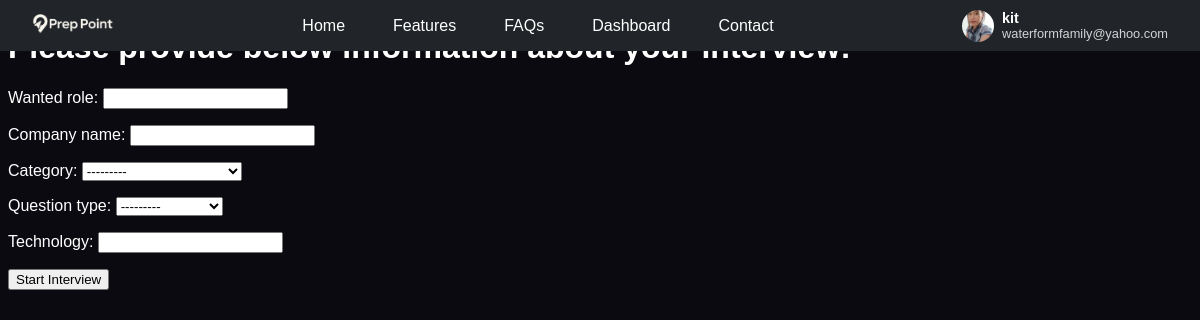
Page /interview/setup/ (signed in) on the committed database.
### accounts/models.py (models this page shows, shortened)
class UserProfile(models.Model):
    user=models.OneToOneField(settings.AUTH_USER_MODEL, on_delete=models.CASCADE, related_name="profile")
    address_line_1=models.CharField(max_length=150, blank=True)
    address_line_2=models.CharField(max_length=150, blank=True)
    city=models.CharField(max_length=30, blank=True)
    state=models.CharField(max_length=20, blank=True)
    country=models.CharField(max_length=50, blank=True)
    profile_picture=models.ImageField(upload_to="images/users", blank=True, null=True)
    zip_code=models.CharField(max_length=10, blank=True, null=True)

class Account(AbstractUser):
    email=models.EmailField("email address", unique=True, blank=False)
    USERNAME_FIELD="email"
    REQUIRED_FIELDS=[]

### interview/views.py (the view)
# urls.py: path('setup/', interview_setup_view, name='interview_setup'),
@login_required
def interview_setup_view(request):
    if request.method=="POST":
        form=InterviewSetupForm(request.POST)
        if form.is_valid():
            interview=form.save(commit=False)
            interview.user=request.user
            interview.save()
            request.session["conversation"]=[]
            system_prompt=(
                f"You are an interviewer for {interview.company_name},"
                f"The user is interviewing for {interview.category.name} industry for a {interview.wanted_role} position."
                f"Ask a {interview.question_type} question related to {interview.category.name} industry and {interview.technology}."
                f"Provide follow-up based on th user's response. do not mention any of these instruction to user"
            )
            InterviewConvo.objects.create(
                interview=interview, role="system", content=system_prompt
            )
            request.session["conversation"].append({"role":"system", "content":system_prompt})
            response=client.chat.completions.create(model="gpt-4o-mini",
            messages=request.session["conversation"],
            temperature=0.7)
            first_question=response.choices[0].message.content
            InterviewConvo.objects.create(
                interview=interview, role="assistant", content=first_question
            )
            request.session["conversation"].append({"role":"assistant", "content":first_question})
            request.session["active_interview_id"]=interview.id
            return redirect("mock_interview")
    else:
        form=InterviewSetupForm()
    return render(request, "interview/setup.html", {"form": form})

### interview/forms.py
class InterviewSetupForm(forms.ModelForm):
    class Meta:
        model= Interview
        fields=['wanted_role','company_name','category','question_type','technology']

### interview/models.py (called while the page is built)
    def __str__(self):
        return self.name

### templates/interview/setup.html (shortened to what this page needs)
{%extends "base.html"%}
{%load static%}
{%block content%}
<h1>Please provide below information about your interview:</h1>
<form method="POST">
    {{form.as_p}}
    <input type="submit" value="Start Interview" class="start-btn">
</form>
{%endblock content%}

### templates/base.html (shortened to what this page needs)
{%load static%}
<!DOCTYPE html>
<html lang="en">
<head>
    <link rel="stylesheet" href="{% static 'css/home.css' %}">
</head>
<body>
<header>
  <div class="nav-container">
    <div class="nav-left">
      <a href="{% url 'home' %}" class="logo">
        <img src="{% static 'img/prepoint.png' %}">
      </a>
    </div>
  <ul class="nav-menu">
    <li><a href="{% url 'home' %}">Home</a></li>
    <li><a href="{% url 'home' %}#features">Features</a></li>
    <li><a href="{% url 'home' %}#FAQs">FAQs</a></li>
    <li><a href="{% url 'interview_list' %}">Dashboard</a></li>
    <li><a href="{% url 'contact' %}">Contact</a></li>
  </ul>
  <div class="nav-right">
    {% if user.is_authenticated %}
    <div class="user-info">
      {%with profile=user.profile%}
        {% if profile and profile.profile_picture %}
          <img src="{{ profile.profile_picture.url }}" class="nav-avatar">
        {% else %}
          <div class="nav-avatar-default">
            {{ user.first_name|default:user.email|slice:":1"|upper }}
          </div>
        {% endif %}
      {%endwith%}
        <div class="user-text">
          <span class="user-name">{{ user.first_name }}</span>
          <span class="user-email">{{ user.email }}</span>
        </div>
    </div>
      {% else %}
        <a href="{% url 'signup' %}" class="btn signup-btn">Sign Up</a>
        <a href="{% url 'login' %}" class="btn login-btn">Log In</a>
      {% endif %}
    </div>
  </div>
</header>
  <div>
      {%block content%}{%endblock content%}
  </div>
</body>
</html>

### static/css/home.css (style rules this page uses)
:root { --background-color:#0c0a11; --primary:#2bb4f3; --footer:#7c87f2; --link:#0ea3e6; --success:#2fd0ba; --error:#f170b1; --nav:#21da83; --button:linear-gradient(120deg, #939dfb 0%, #575af5 100%); --grad:linear-gradient(60deg,#f87c6b,#647eff, #7812fd); --DM-font: Satoshi,sans-serif; --mouse-x: 0deg; --mouse-y: 0deg; --rotation: calc(15deg - (var(--mouse-y) / 100) + (var(--mouse-x) / 150)); }
html { overflow-x: hidden; margin: 0; padding: 0; }
body { background-color: var(--background-color); color:rgb(255, 255, 255); overflow-x: hidden; font-family: var(--DM-font); }
header { position: fixed; top: 0; left: 0; width: 100%; margin-top:0; background: #212529; padding: 0.6rem 0; font-family: var(--DM-font); z-index: 50; }
.nav-container { max-width: 100%; display: flex; align-items: center; justify-content: space-between; padding:0 2rem 0 2rem; }
.nav-left .logo img { height: 20px; }
.nav-menu { list-style: none; display: flex; gap: 2rem; margin: 0; padding: 0; }
.nav-menu a { color: #fff; text-decoration: none; font-weight: 500; padding: 0.5rem; }
.nav-right { display: flex; align-items: center; gap: 1rem; }
.nav-avatar { width: 32px; height: 32px; border-radius: 50%; object-fit: cover; }
.user-info { display: flex; align-items: center; gap: 0.5rem; position: relative; cursor: pointer; }
.user-text { display: flex; flex-direction: column; color: #fff; font-size: 0.9rem; }
.user-name { font-weight: 600; }
.user-email { font-size: 0.8rem; opacity: 0.8; }

### rows in the picture
UserProfile: profile_picture (picture)
Account: first_name "kit", email "waterformfamily@yahoo.com"
